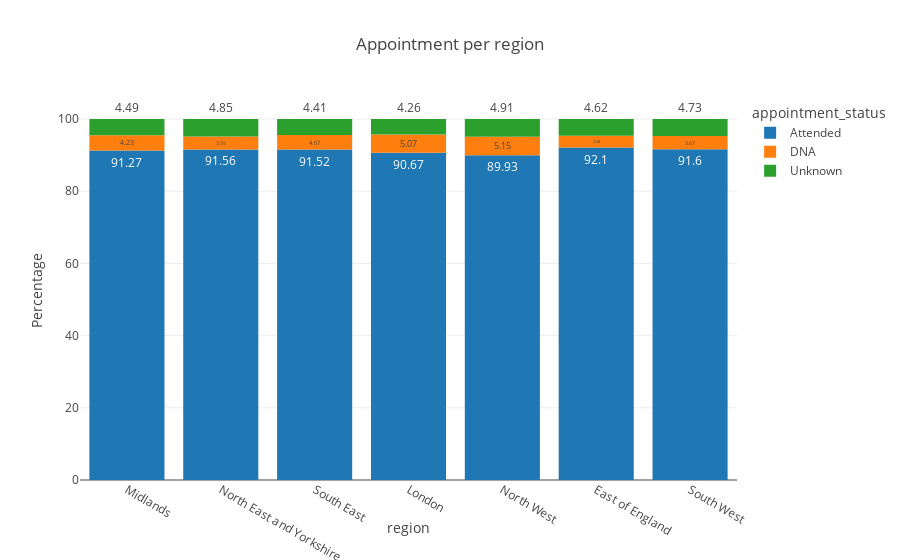

Notebook code cell kept with this figure:
### Code cell
# 100% stack bar plots

data = ar.groupby(['region','appointment_status'])['count_of_appointments'].agg('sum').reset_index()
data['Percentage'] = 100 * data['count_of_appointments'] / data.groupby('region')['count_of_appointments'].transform('sum')
data['Percentage'] = data['Percentage'].apply(lambda x: '{0:.2f}%'.format(x))

fig = px.bar(data, x='region', y='Percentage',color='appointment_status',
             category_orders={'region': ['Midlands', 'North East and Yorkshire',
                                         'South East', 'London', 'North West',
                                         'East of England','South West']},
                              title="Appointment per region", template='none', text_auto= True)   

fig.show()

### Figure 1 — Plotly figure (JSON) as saved in the notebook; plotly's stock layout.template omitted (floating-point values rounded to 4 significant figures)
{"data": [{"alignmentgroup": "True", "hovertemplate": "appointment_status=Attended<br>region=%{x}<br>Percentage=%{y}<extra></extra>", "legendgroup": "Attended", "marker": {"color": "#1F77B4", "pattern": {"shape": ""}}, "name": "Attended", "offsetgroup": "Attended", "orientation": "v", "showlegend": true, "textposition": "auto", "texttemplate": "%{y}", "type": "bar", "x": ["East of England", "London", "Midlands", "North East and Yorkshire", "North West", "South East", "South West"], "xaxis": "x", "y": ["92.10%", "90.67%", "91.27%", "91.56%", "89.93%", "91.52%", "91.60%"], "yaxis": "y"}, {"alignmentgroup": "True", "hovertemplate": "appointment_status=DNA<br>region=%{x}<br>Percentage=%{y}<extra></extra>", "legendgroup": "DNA", "marker": {"color": "#FF7F0E", "pattern": {"shape": ""}}, "name": "DNA", "offsetgroup": "DNA", "orientation": "v", "showlegend": true, "textposition": "auto", "texttemplate": "%{y}", "type": "bar", "x": ["East of England", "London", "Midlands", "North East and Yorkshire", "North West", "South East", "South West"], "xaxis": "x", "y": ["3.28%", "5.07%", "4.23%", "3.59%", "5.15%", "4.07%", "3.67%"], "yaxis": "y"}, {"alignmentgroup": "True", "hovertemplate": "appointment_status=Unknown<br>region=%{x}<br>Percentage=%{y}<extra></extra>", "legendgroup": "Unknown", "marker": {"color": "#2CA02C", "pattern": {"shape": ""}}, "name": "Unknown", "offsetgroup": "Unknown", "orientation": "v", "showlegend": true, "textposition": "auto", "texttemplate": "%{y}", "type": "bar", "x": ["East of England", "London", "Midlands", "North East and Yorkshire", "North West", "South East", "South West"], "xaxis": "x", "y": ["4.62%", "4.26%", "4.49%", "4.85%", "4.91%", "4.41%", "4.73%"], "yaxis": "y"}], "layout": {"barmode": "relative", "legend": {"title": {"text": "appointment_status"}, "tracegroupgap": 0}, "title": {"text": "Appointment per region"}, "xaxis": {"anchor": "y", "categoryarray": ["Midlands", "North East and Yorkshire", "South East", "London", "North West", "East of England", "South West"], "categoryorder": "array", "domain": [0, 1], "title": {"text": "region"}}, "yaxis": {"anchor": "x", "domain": [0, 1], "title": {"text": "Percentage"}}}}
